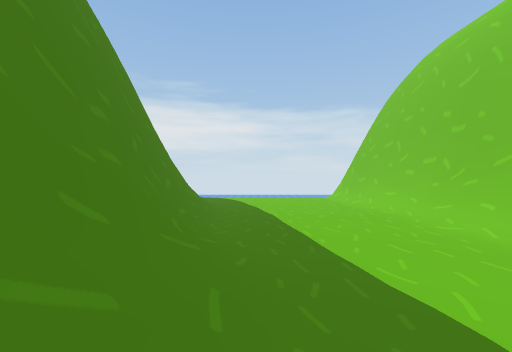
view 1 (above)

12 first-person views from a walk through a scene from a Unity 3-D project. The camera is 1.4 m above the floor, looks level and sees 90° across. The floor is counted in squares, 2 m on a side. Each view is taken from the middle of a square. On the plan, view 1 faces up. The plan holds only what a view shows up to about 9 squares ahead; the rest is blank. The place goes on beyond the plan. The player character is not drawn. Some surface patterns are stand-ins.

view 2
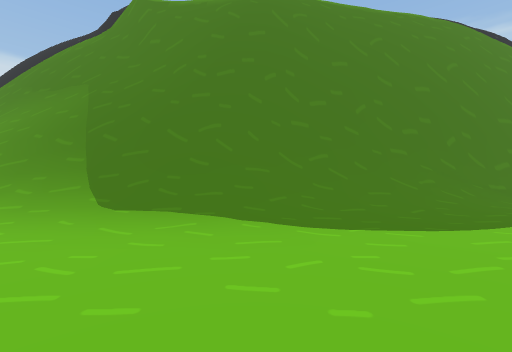

view 3
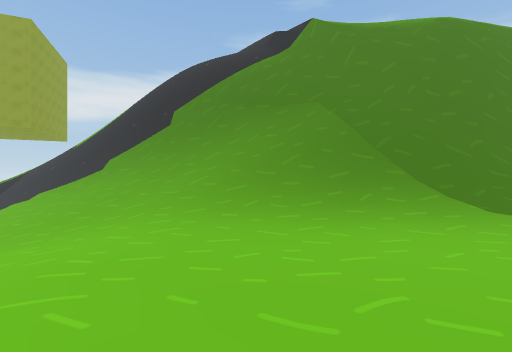

view 4
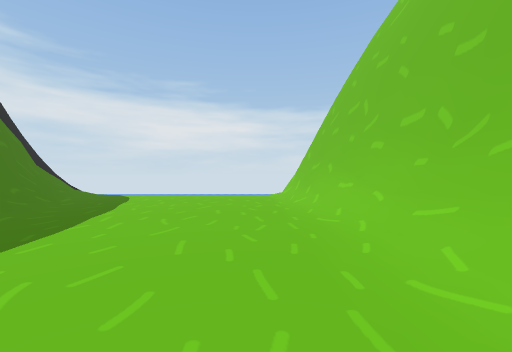

view 5
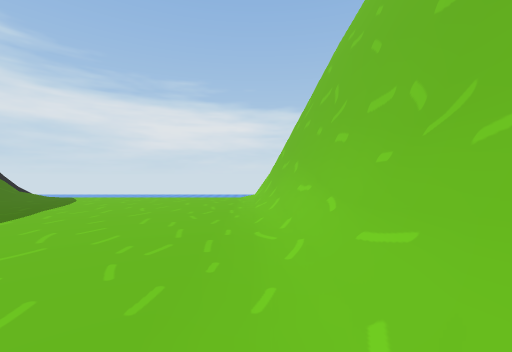

view 6
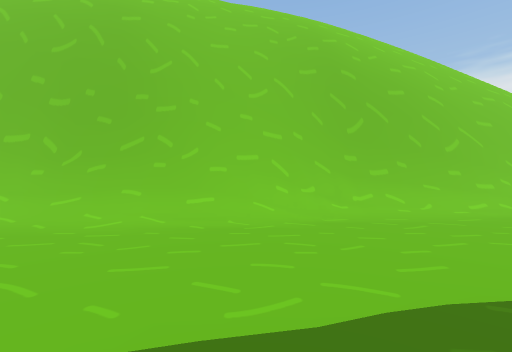

view 7
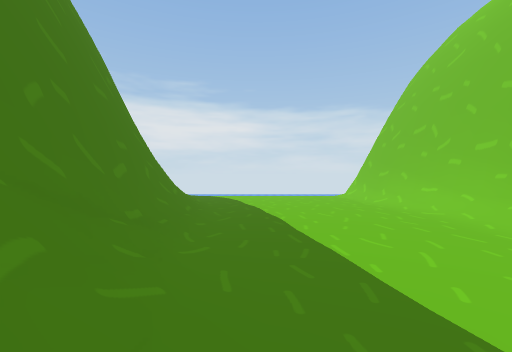

view 8
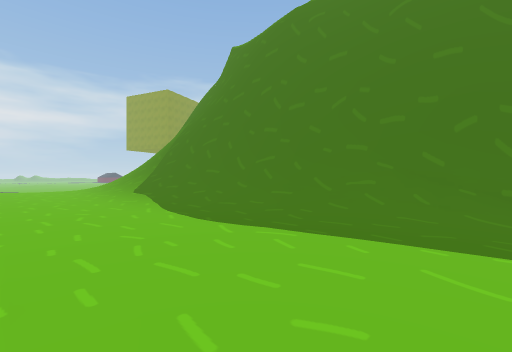

view 9
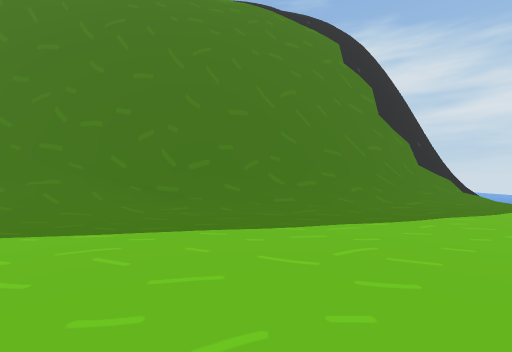

view 10
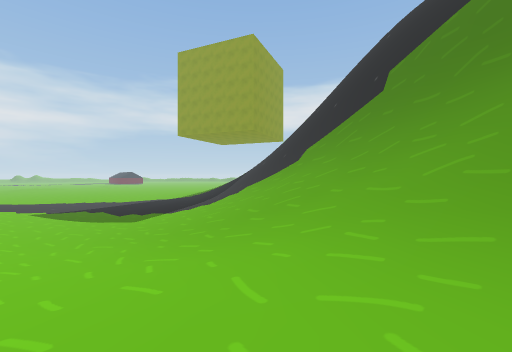

view 11
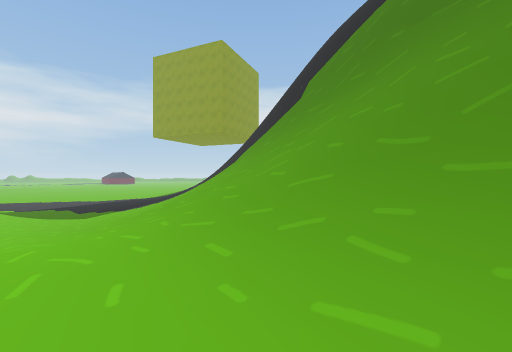

view 12
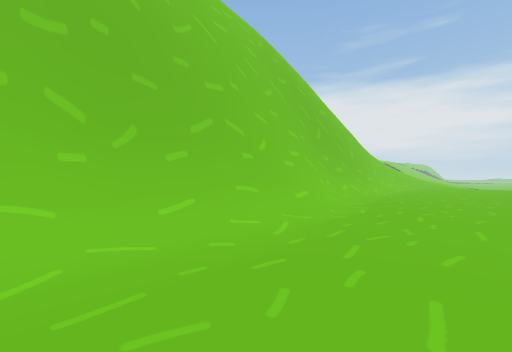

### Floor plan
Key: @ floor where view 1 was taken; # wall or solid block; . floor; / step, stairs or slope; = window, fence, low wall or low ledge; v drop or lower ground.
Columns run from 7 left of view 1 to 9 right of it. Each row starts with its distance up from view 1.
 13   ##/.......#
 12    #/.......# v
 11    ##/......# v/
 10   v #/......# v/
  9   v ##......# v/
  8   v ##/.....##v/
  7   vv #/.....##v/
  6   vv #/.....##vv
  5   /v #/.....##vv/
  4    v #//....##vv/
  3    vv##/....## v/
  2    vv##/....=# v/
  1    vv##//....# v/
  0    /v##@/....# v/
 -1    /v #//....# v/
 -2    /v #//....# v/
 -3    /v #//... ##v/
 -4    vv #//...  #v/
 -5    vv##//...   v/
 -6    v##=//...
 -7    v##///....
 -8     #////...//
 -9   v##////.../
-10  vv##////...
-11 /v ##//////
-12 vv##///////

Where each view was taken, in squares from view 1:
view 1: 0 up, 0 right, facing up
view 2: 1 down, 5 right, facing left
view 3: 8 down, 6 right, facing left
view 4: 4 up, 3 right, facing up
view 5: 5 up, 4 right, facing up
view 6: 3 up, 0 right, facing right
view 7: 2 up, 0 right, facing up
view 8: 5 up, 4 right, facing down-left
view 9: 7 up, 4 right, facing left
view 10: 9 down, 3 right, facing down-left
view 11: 7 down, 2 right, facing down-left
view 12: 8 up, 2 right, facing down-right
